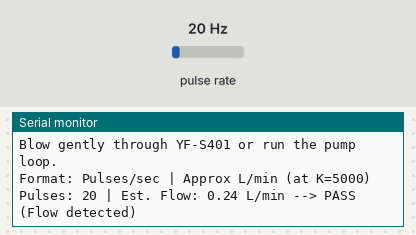
Bench run of a sketch on a simulated Arduino Uno, built with avr-gcc and run on an emulated ATmega328P. Shown: the last lines printed to the serial monitor. Wiring (inferred from the names in the program): pulse sensor: data pin 2. The inputs (shaded band) are chosen by the test bench; at power-on: pulse rate 20 Hz.

Above: at 1.2 s.
1.3 s: pulse rate (sensor on pin 2) set to 4 Hz
At 2.6 s:
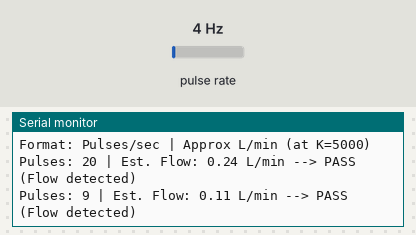
2.8 s: pulse rate (sensor on pin 2) set to 50 Hz
At 3.8 s:
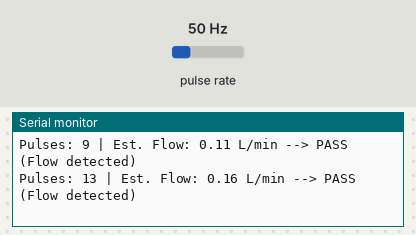
Timing chart, 0 to 5.8 s (numbered marks = the images above; inputs shaded):
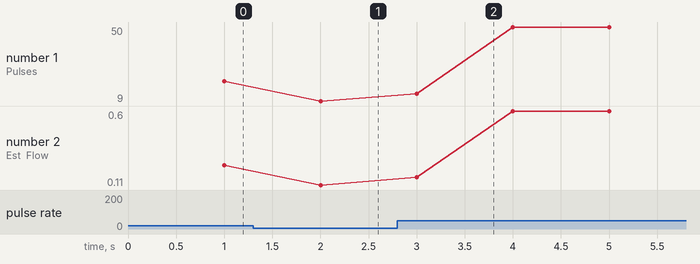

Measured:
- after the input at 1.3 s, the serial monitor: prints a new line after 0.70 s (image 1)
- after the input at 2.8 s, the serial monitor: prints a new line after 0.20 s (image 2)
- plotted number 1: 20 → 9 after the input at 1.3 s, 9 → 50 after the input at 2.8 s
- plotted number 2: 0.24 → 0.11 after the input at 1.3 s, 0.11 → 0.6 after the input at 2.8 s

The sketch:

step4_flow_sensor_test.ino
```cpp
/*
 * PureRoute v2 Hardware Bring-Up - Step 4: YF-S401 Flow Sensor Test
 * Hardware: Yellow wire -> Pin D2 (Interrupt 0), Red -> 5V, Black -> GND.
 * Pass when: Pulse count rises when blowing gently or water flows.
 */

const byte PIN_FLOW = 2;
volatile unsigned long pulseCount = 0;

void onPulse() {
  pulseCount++;
}

unsigned long lastSec = 0;
float testK = 5000.0; // Benchmark default pulses per litre

void setup() {
  Serial.begin(115200);
  pinMode(PIN_FLOW, INPUT_PULLUP);
  attachInterrupt(digitalPinToInterrupt(PIN_FLOW), onPulse, FALLING);
  Serial.println(F("=== PUREROUTE V2 BRING-UP: STEP 4 FLOW SENSOR TEST ==="));
  Serial.println(F("Blow gently through YF-S401 or run the pump loop."));
  Serial.println(F("Format: Pulses/sec | Approx L/min (at K=5000)"));
}

void loop() {
  if (millis() - lastSec >= 1000) {
    lastSec = millis();

    noInterrupts();
    unsigned long pulses = pulseCount;
    pulseCount = 0;
    interrupts();

    float lpm = (float)pulses * 60.0 / testK;

    Serial.print(F("Pulses: "));
    Serial.print(pulses);
    Serial.print(F(" | Est. Flow: "));
    Serial.print(lpm, 2);
    Serial.print(F(" L/min"));

    if (pulses > 0) {
      Serial.println(F(" --> PASS (Flow detected)"));
    } else {
      Serial.println(F(" (Idle - 0 pulses)"));
    }
  }
}
```
